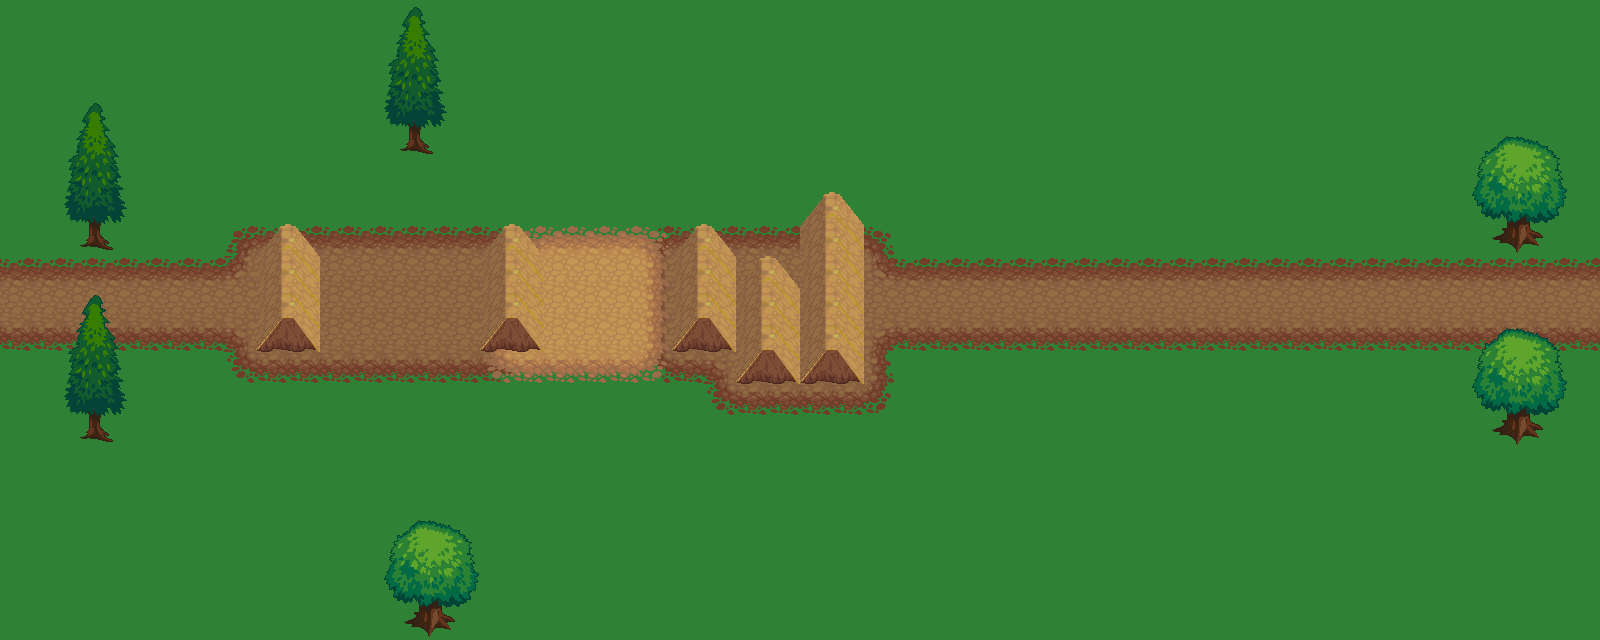

Below is a game level as drawn by its tile map, then a one-line description and the .tmx that defines it (tile-layer data replaced by summaries):
An orthogonal 50x20 tile map with 32x32 px tiles, 6 tile layers (grass, mud, sand, ramp, ...), 1 hidden layer not drawn, 3 tilesets and 3 objects (Spawn).

<map version="1.0" orientation="orthogonal" renderorder="right-down" width="50" height="20" tilewidth="32" tileheight="32" nextobjectid="6">
 <tileset firstgid="1" name="atlas" tilewidth="32" tileheight="32" tilecount="99" columns="9">
  <image source="atlas.png" width="288" height="352" />
  <terraintypes>
   <terrain name="track" tile="-1" />
   <terrain name="sand" tile="-1" />
  </terraintypes>
  <tile id="1" terrain="1,1,1," />
  <tile id="2" terrain="1,1,,1" />
  <tile id="4" terrain="0,0,0," />
  <tile id="5" terrain="0,0,,0" />
  <tile id="10" terrain="1,,1,1" />
  <tile id="11" terrain=",1,1,1" />
  <tile id="13" terrain="0,,0,0" />
  <tile id="14" terrain=",0,0,0" />
  <tile id="18" terrain=",,,1" />
  <tile id="19" terrain=",,1,1" />
  <tile id="20" terrain=",,1," />
  <tile id="21" terrain=",,,0" />
  <tile id="22" terrain=",,0,0" />
  <tile id="23" terrain=",,0," />
  <tile id="27" terrain=",1,,1" />
  <tile id="28" terrain="1,1,1,1" />
  <tile id="29" terrain="1,,1," />
  <tile id="30" terrain=",0,,0" />
  <tile id="31" terrain="0,0,0,0" />
  <tile id="32" terrain="0,,0," />
  <tile id="36" terrain=",1,," />
  <tile id="37" terrain="1,1,," />
  <tile id="38" terrain="1,,," />
  <tile id="39" terrain=",0,," />
  <tile id="40" terrain="0,0,," />
  <tile id="41" terrain="0,,," />
 </tileset>
 <tileset firstgid="100" name="ramp" tilewidth="32" tileheight="32" tilecount="8" columns="2">
  <image source="ramp.png" width="64" height="128" />
 </tileset>
 <tileset firstgid="108" name="blank_grid" tilewidth="32" tileheight="32" tilecount="1" columns="1">
  <image source="blank_grid.png" width="32" height="32" />
 </tileset>
 <layer name="grass" width="50" height="20">
  <data>[1000 cells, 1000 non-empty, 1 distinct tile ids]</data>
 </layer>
 <layer name="mud" width="50" height="20">
  <data>[1000 cells, 197 non-empty, 14 distinct tile ids]</data>
 </layer>
 <layer name="sand" width="50" height="20">
  <data>[1000 cells, 28 non-empty, 10 distinct tile ids]</data>
 </layer>
 <layer name="ramp" width="50" height="20">
  <data>[1000 cells, 44 non-empty, 8 distinct tile ids]</data>
 </layer>
 <layer name="trees_below" width="50" height="20">
  <data>[1000 cells, 34 non-empty, 22 distinct tile ids]</data>
 </layer>
 <objectgroup name="Player" visible="0">
  <object id="5" name="Spawn" x="44" y="305" visible="0" />
 </objectgroup>
 <objectgroup name="collision" visible="0">
  <object id="3" x="3" y="265">
   <properties>
    <property name="collidable" type="bool" value="false" />
   </properties>
   <polyline points="0,0 351,3 368,-25 423,-26 445,3 894,3 1594,1" />
  </object>
  <object id="4" x="1597" y="340">
   <properties>
    <property name="collidable" type="bool" value="false" />
   </properties>
   <polyline points="0,0 -704,-2 -722,29 -870,28 -886,1 -1593,0" />
  </object>
 </objectgroup>
 <layer name="trees_above" width="50" height="20">
  <data>[1000 cells, 32 non-empty, 22 distinct tile ids]</data>
 </layer>
 <layer name="grid" width="50" height="20" visible="0">
  <data>[1000 cells, 1000 non-empty, 1 distinct tile ids]</data>
 </layer>
</map>